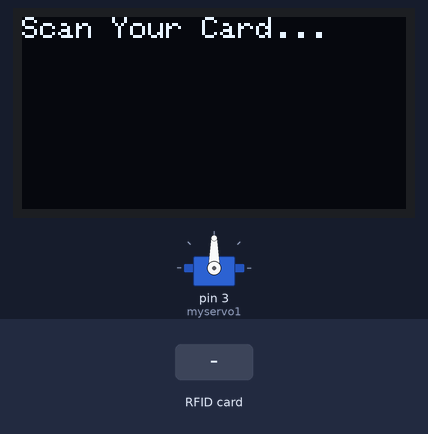
A sketch run on a simulated Arduino Uno, built with avr-gcc and run on an emulated ATmega328P. On the bench: servo, 128×64 one-colour display. The inputs (shaded band) are chosen by the test bench. What the sketch prints to the serial monitor is not drawn.

Above: at 1.3 s.
1.4 s: RFID card 80 4F BA 26 held to the reader
At 3.25 s:
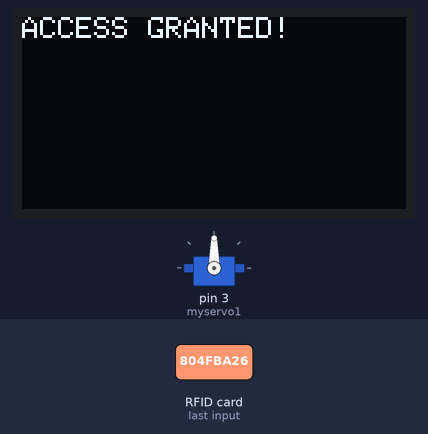
At 3.9 s:
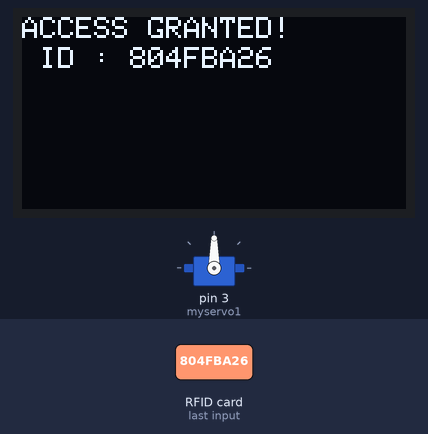
4.4 s: RFID card 5E 7A 19 C4 held to the reader
At 7.0 s:
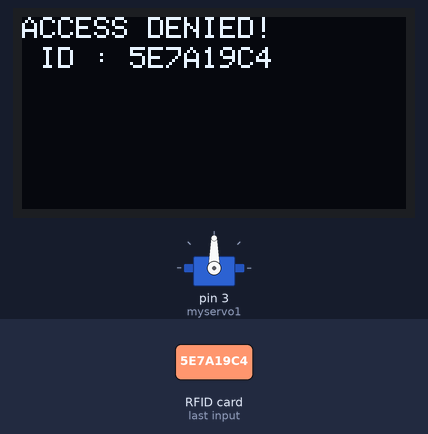
Timing chart, 0 to 8.5 s (numbered marks = the images above; inputs shaded):
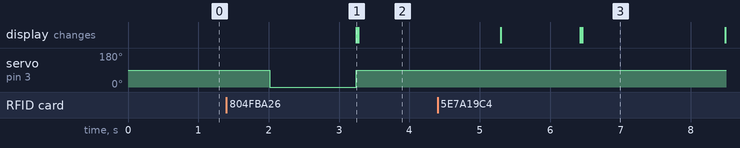

The sketch:

RFID_reader.ino
```cpp
#include <SPI.h>
#include <MFRC522.h>
#include <Wire.h>
#include <Adafruit_GFX.h>
#include <Adafruit_SSD1306.h>
#include <Servo.h>
#define RST_PIN 5
#define SS_PIN 10
#define LED 7
byte readCard[4];
String My_ID = "804FBA26";
String ID = "";
String data_log_sent;

MFRC522 mfrc522(SS_PIN, RST_PIN);
Adafruit_SSD1306 display = Adafruit_SSD1306(128, 64, &Wire, -1);
Servo myservo1;
void setup()
{Serial.begin(9600);
   myservo1.attach(3);
  SPI.begin();
  mfrc522.PCD_Init();
  display.begin(SSD1306_SWITCHCAPVCC, 0x3C);

  display.clearDisplay();
  display.setTextColor(WHITE);
  display.setCursor(0,0);
  display.setTextSize(1);
  display.print("Scan Your Card...");
  display.display();
}

void loop()
{
  while (getID())
  {
    display.clearDisplay();
    display.setCursor(0,0);
    display.setTextSize(1);
    digitalWrite(LED, HIGH);
    data_log_sent = ID;
    Serial.println(data_log_sent);
    delay(400);

    if (ID == My_ID)
    {

     display.print("ACCESS GRANTED!");
     delay(200);

     myservo1.write(0);
     delay(1200);
     myservo1.write(90);
     digitalWrite(LED, LOW);
    }
    else
    {
      display.print("ACCESS DENIED!");
      delay(700);
           digitalWrite(LED, LOW);
    }

      display.display();
      display.setCursor(0, 10);
      display.print(" ID : ");
      display.print(ID);
      display.display();

    delay(2000);

    display.clearDisplay();
    //display.print(" Access Control ");
    display.setCursor(0, 10);
    display.print("Scan Your Card...");
    display.display();
  }
}

boolean getID()
{
  if ( ! mfrc522.PICC_IsNewCardPresent()) {
  return false;
  }
  if ( ! mfrc522.PICC_ReadCardSerial()) {
  return false;
  }
  ID = "";
  for ( uint8_t i = 0; i < 4; i++) {
  //readCard[i] = mfrc522.uid.uidByte[i];
  ID.concat(String(mfrc522.uid.uidByte[i], HEX));
  }
  ID.toUpperCase();
  mfrc522.PICC_HaltA();
  return true;
}
```

Measured:
- after the input at 1.4 s, servo on pin 3 (myservo1): 90° → 0° after 0.62 s, → 90° 1.2 s later; the display: changes after 1.8 s (image 1)
- after the input at 4.4 s, the display: first differs from a run without the input after 2.0 s (image 3 shows a later state)
